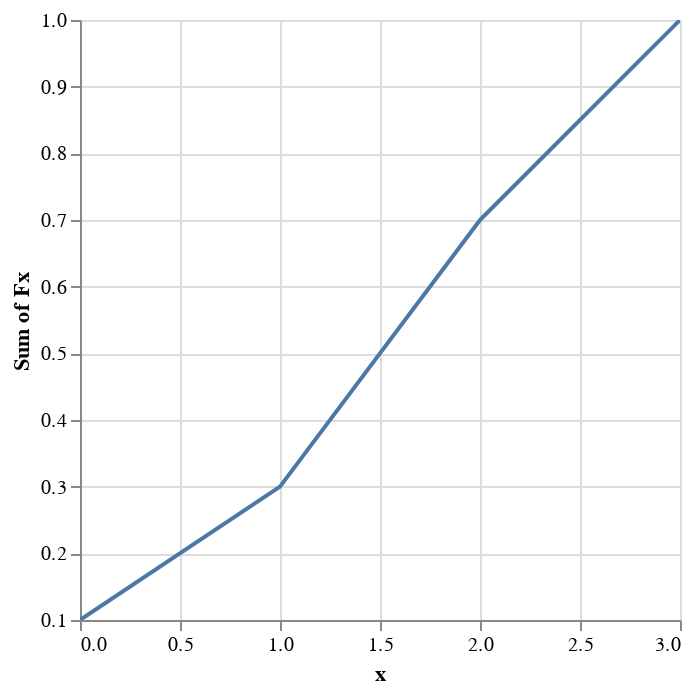

Source (notebook cell):
### Code cell
DeepnoteChart(table_data, """{"layer":[{"layer":[{"mark":{"clip":true,"type":"trail","color":"#4c78a8","tooltip":true},"encoding":{"x":{"sort":null,"type":"quantitative","field":"x","scale":{"type":"linear","zero":false},"format":{"type":"default","decimals":null},"formatType":"numberFormatFromNumberType"},"y":{"sort":null,"type":"quantitative","field":"Fx","scale":{"type":"linear","zero":false},"format":{"type":"default","decimals":null},"aggregate":"sum","formatType":"numberFormatFromNumberType"}}},{"mark":{"size":100,"type":"point","opacity":0,"tooltip":true},"encoding":{"x":{"sort":null,"type":"quantitative","field":"x","scale":{"type":"linear","zero":false},"format":{"type":"default","decimals":null},"formatType":"numberFormatFromNumberType"},"y":{"sort":null,"type":"quantitative","field":"Fx","scale":{"type":"linear","zero":false},"format":{"type":"default","decimals":null},"aggregate":"sum","formatType":"numberFormatFromNumberType"}}}]}],"title":"","config":{"legend":{}},"$schema":"https://vega.github.io/schema/vega-lite/v5.json","encoding":{}}""")

### Figure 1 — Vega-Lite specification as saved in the notebook (floating-point values rounded to 4 significant figures)
{"layer": [{"layer": [{"mark": {"clip": true, "type": "trail", "color": "#4c78a8", "tooltip": true}, "encoding": {"x": {"sort": null, "type": "quantitative", "field": "x", "scale": {"type": "linear", "zero": false}, "format": {"type": "default", "decimals": null}, "formatType": "numberFormatFromNumberType"}, "y": {"sort": null, "type": "quantitative", "field": "Fx", "scale": {"type": "linear", "zero": false}, "format": {"type": "default", "decimals": null}, "aggregate": "sum", "formatType": "numberFormatFromNumberType"}}}, {"mark": {"size": 100, "type": "point", "opacity": 0, "tooltip": true}, "encoding": {"x": {"sort": null, "type": "quantitative", "field": "x", "scale": {"type": "linear", "zero": false}, "format": {"type": "default", "decimals": null}, "formatType": "numberFormatFromNumberType"}, "y": {"sort": null, "type": "quantitative", "field": "Fx", "scale": {"type": "linear", "zero": false}, "format": {"type": "default", "decimals": null}, "aggregate": "sum", "formatType": "numberFormatFromNumberType"}}}]}], "title": "", "config": {"legend": {}}, "$schema": "https://vega.github.io/schema/vega-lite/v5.json", "encoding": {}, "data": {"values": [{"x": 0, "observaciones": 4, "fx": 0.1, "Fx": 0.1}, {"x": 1, "observaciones": 8, "fx": 0.2, "Fx": 0.3}, {"x": 2, "observaciones": 16, "fx": 0.4, "Fx": 0.7}, {"x": 3, "observaciones": 12, "fx": 0.3, "Fx": 1}]}}
